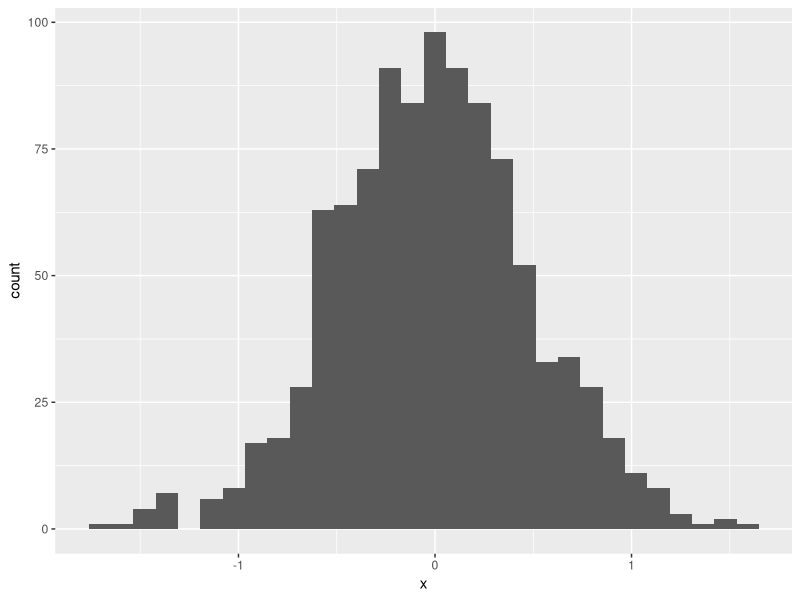
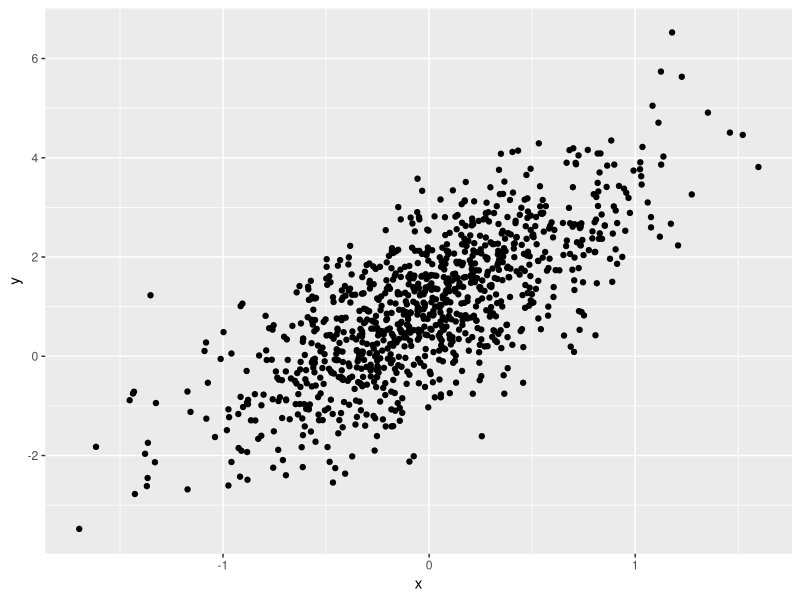
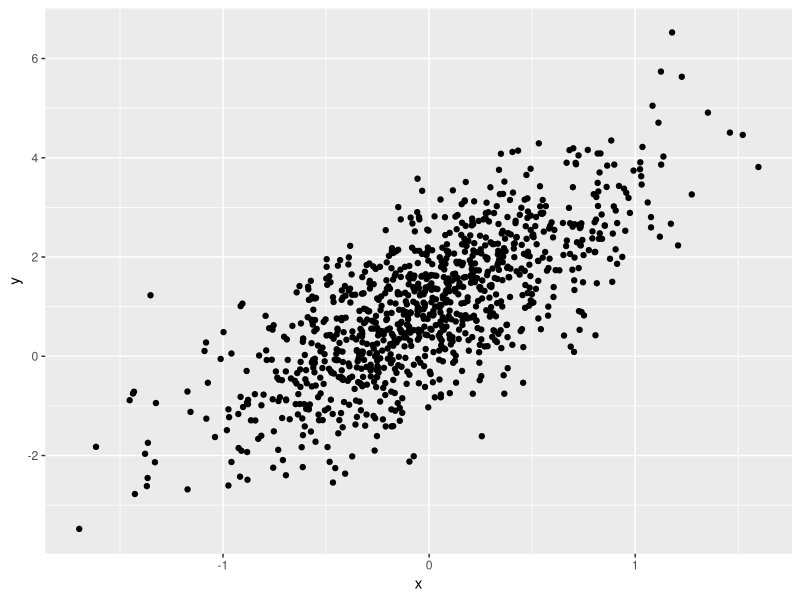

The R source for these figures, in order:
####
## example plots
##
## 2021-09-14
## Waveley Qiu
##
####

library(tidyverse)
set.seed(1234)

## make a plot

plot_df = 
  tibble(
    x = rnorm(1000, sd = 0.5),
    y = 1 + 2*x + rnorm(1000),
    y_quad = 1 + 2 * x^2 + rnorm(1000)
  )
plot_df

ggplot(plot_df, aes(x = x)) + geom_histogram()

ggplot(plot_df,aes(x = x, y = y)) + geom_point()

ggsave("output/scatterplot.pdf", height = 4, width = 6)
